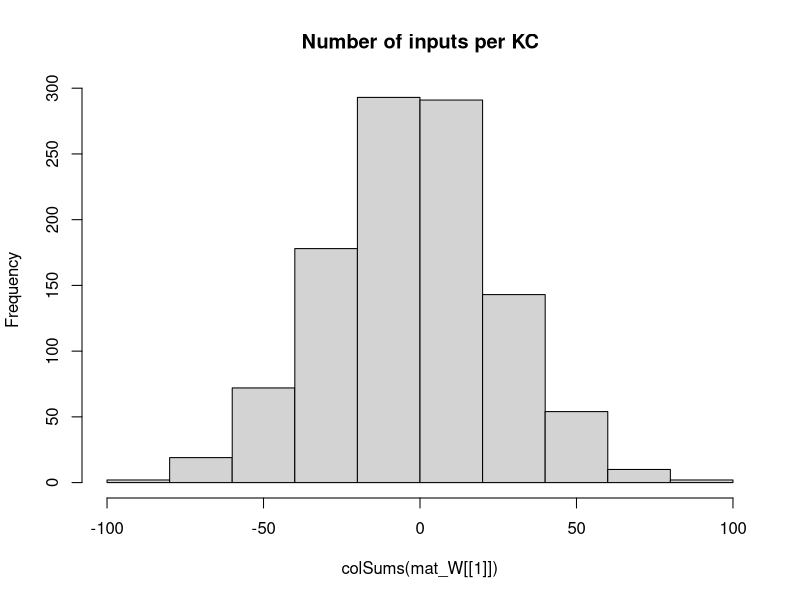

Write the R code that produced this figure. (Note: this script raises an error after producing the figure.)
## Development Code for Willsaw NN image recognition of zfish larva
## KL 2021
## I will implement a MB random kernel NN as in my Ant Navigation paper 
## This Files Trains the weights of  2 Layer Net : Random Expansion Feature Layer (Random Kernel Trick) -> Perceptron Output neuron 
## The connections in L1 Random Sparse Net are data independent, while L2 wights are trained via +ve larva head template samples to filter patterns that look like larva
## The input images are labeled as Fish and non fish according to the folder they are placed.
# Output is saved as pgm images which are then loaded by tracker software so as to implemend the simple classifier net implemended here 

library("pixmap")
library("yaml")



## Initialize the random Weight vector of an L1 (KC) neuron  
init_random_W3 <- function(m, p){
  m <- rnorm(NROW(m),0.0,sd=1) ## larger SD sizes make learning divergent ///#runif(NROW(m))/(10*NROW(m)) ##Weak Synapses
  return (m)
}


## Initialize the random Weight vector of an L1 (KC) neuron  
init_random_W2 <- function(m, p){
  # Draw random Number N of Sampled Inputs From Binomial
  #n <- rbinom(1,length(m),p)
  ## Set N random synapses as inputs to KC
  #idx <- sample(1:length(m),n)
  m <- rnorm(NROW(m),0,sd=1) ## larger SD sizes make learning divergent ///#runif(NROW(m))/(10*NROW(m)) ##Weak Synapses
  ## Likely Stronger Subset
  #m[idx] <- 1#/length(m) #runif(n)/(10*length(m)) #1/NROW(m)
  #print(length(m))
  return (m)
}


## Initialiaze the random Weight vector of an L1 (KC) neuron  
init_sparse_W <- function(m,p){
  # Draw random Number N of Sampled Inputs From Binomial
  n <- rbinom(1,length(m),p)
  ## Set N random synapses as inputs to KC
  idx <- sample(1:length(m),n)
  #m <- runif(NROW(m))/(1000000*NROW(m)) ##Weak Synapses
  ## Likely Stronger Subset
  m[idx] <- 1#/length(m) #runif(n)/(10*length(m)) #1/NROW(m)
  #print(length(m))
  return (m)
}


## Sigmoid//logistic Transfer Function
N_transfer <- function(activation)
{
  return (1/(1 + exp(-activation) ))
}


## Derivative Sigmoid/logistic Transfer Function
N_transfer_D <- function(activation)
{
  return (N_transfer(activation)*(1-N_transfer(activation)) )
}

## Neural Actvation for a layer with Weitgh Matrix W and Input matrix of col vectors -
#  vector of Biases B - This is to a matrix to operate overall all input activations over Inputs in order 
N_activation <- function(X,W,B)
{
  ## If more Than Half input units (based on Avg inputs) is active - then activate KC
  
  #  if ( sum(X) > KC_THRES )
  #    return (1)
  # else
  mat_B <- matrix(B,ncol=ncol(X),nrow=length(B) )
  ## Bias is just another W attached to a fixed Input 1
  return (W%*%X + mat_B)
}

## Copies A Smaller Matrix To the Middle of a larger one - (Pasting Image on larger canvas)
matrix_paste <- function(src,target)
{
  x_offset <- round((ncol(target)- ncol(src))/2 )
  y_offset <- round((nrow(target)- nrow(src))/2 )
  target[ (1+y_offset):(y_offset+nrow(src)),(1+x_offset):(x_offset+ncol(src))] <-src
  return(target)
}


sparse_binarize <- function(X,INPUT_SPARSENESS)
{
  ## Binarize Input Image / Set Sparsensess ##
  pxsparse = 1.0
  thres_bin = mean(X)
  max_iter = 100
  
  while (pxsparse > INPUT_SPARSENESS & max_iter > 0)
  {
    X_bin <-  as.numeric(X > thres_bin)
    pxsparse <- sum(as.numeric(X_bin[X_bin > 0]))/length(X_bin)
    thres_bin = thres_bin + 0.01;
    max_iter = max_iter + 1
  }
  
  
  ##message("Input Sparseness:",pxsparse)
  
  return(X_bin)
}




makeInputMatrix <- function(img_list,inmat_W)
{
  
  ## TRAIN /TEST ##
  img_list <- img_list[,1]
 
  
  
  ## Matrix Of  image Input Vectors  
  mat_X = matrix(0,nrow=ncol(inmat_W[[1]]),ncol=length(img_list) )
  fileidx <- 0
  for (in_img in img_list)
  {
    fileidx= fileidx + 1
    
    imgT <- read.pnm(as.character(in_img) )
    mat_img <- getChannels(imgT)  ## Converted 0..1 real
    X <- as.vector(mat_img)
    ### Add Fixed input 1 - To operate As Adjustable Bias for each input   
    ##X[length(X)] <- 1 # c(as.vector(mat_img),1)
    
    ##message(in_img," Input Dim:", dim(mat_img)[1],"x",dim(mat_img)[2],"=",dim(mat_img)[2]*dim(mat_img)[1])
    
    if (length(X) > n_top_px)
    {
      warning("input sample too big - skipping")
      next
    }
    
    ## If Loaded image is Smaller than INput - Then Resize (paste into) larger Matrix to fit
    if (length(X) < n_top_px)
    {
      ##message("input sample Smaller than Canvas - pasting")
      mat_t <- matrix(0,nrow=img_dim[1],ncol=img_dim[2])
      mat_img <- matrix_paste(mat_img,mat_t)
      ##message("Converted  Dim:", dim(mat_img)[1],"x",dim(mat_img)[2],"=",dim(mat_img)[2]*dim(mat_img)[1])
    }
    
    ##mypic = new("pixmapGrey", size=dim(mat_img),grey = mat_img);plot(mypic)
    ## Convert to Col Vector
    ##X <- sparse_binarize(as.vector(mat_img),INPUT_SPARSENESS)
    X <- as.vector(mat_img)
    
    dim(X) <- c(length(X),1) ## Make into Col Vector
    
    if (length(X) > n_top_px)
    {
      warning(in_img,"Image Too large. Skipping")
      next
    }
    
    stopifnot(length(mat_X[,fileidx]) ==length(X) ) 
    mat_X[,fileidx] <- X # Save In Vector to MAtrix
    
  }## Load All Input Vectors Into Matrix X
  
  return(mat_X)
} ##Make INput List



### EXPORT MAtrix to YAML for !!opencv-matrix##
matrixToYamlForOpenCV <- function(mat)
{
  ##!!opencv-matrix
  strHeader <- "!!opencv-matrix\n rows: %d\n cols: %d\n dt: f\n data:["
  ## Matrix Will Be saved Transposed Because Data serial Reading Order is by row in OpenCV while Here Serialization is By Column
  strHeader <- sprintf(strHeader,nrow(mat),ncol(mat))
  strData = ""
  lineWidth = 100#min(100,length(mat))
  
  ## COMMENTED OUT AS SUDDENLY as.yaml started adding new Lines in data automatically - The following routine does this manually
  # ##Long Strings Need to be broken by New Lines otherwise OPENCV FIle Storage FAils
  # if (length(mat) > lineWidth){
  #   fcon<- tempfile("matrixYaml")
  #   
  #   ## Need to export To TEMP file as string Concat Is too SLOW
  #   for (i in seq(1,length(mat),lineWidth) ){
  #     write(mat[i:min(i+lineWidth-1,length(mat)-1)], file = fcon,ncolumns = 100, append = TRUE, sep = ", ")
  #     ##cat(",",file = fcon, append = TRUE,fill=FALSE)
  #     #strData = paste0(strData, toString(mat[i:min(i+lineWidth,length(mat))],"\n",width=0))
  #   }
  #   ## Join  All Lines Back INto One String - With Newlines and Commas and Intendation
  #   #strData = noquote()
  #   strData = noquote(paste0(
  #                     readLines(con = fcon, n = -1L, ok = TRUE, warn = TRUE, skipNul = FALSE, encoding = "UTF-8"),
  #                            collapse=",\n         ")) ##
  #   #class(strData) <- "verbatim"
  # }else
    
  ## Need to TransposeBecause Data serial Reading Order is by row in OpenCV while Here Serialization is By Column
  strData = toString(t(mat))
  
  
  strRet=  noquote(paste0(strHeader,strData,"]")) 
  
  
  ##Character vectors that have a class of ‘verbatim’ will not be quoted in the output YAML 
  class(strRet) <- "verbatim"
  ##class(strRet) <- "verbatim"
  #write(strRet,file = fcon)  
  return(noquote(strRet) )
}




## Process 2 Layer Network - Return Last Node Output produced for each input image
## Note : Input Layer Is Simplified - No activation function needed or Bias - Input image intentities are taken as activations
## Target_output is vector of desired output for each output Neuron these I chose to be L2_1=1 (Fish) L2_2=1 (Non Fish)
net_proc_images_batch <- function(mat_X,inmat_W,inLayer_Bias,mat_Y,learningRate = 0.0)  
{
  
  L_X     <- list() ## Output Of Layer k
  L_A     <- list() ## Activation of  Layer k
  L_delta <- list()  ## Delta is the "cost attributable to (the value of) that node". 
  L2_out <- list()
  
  scaledEta = learningRate/ ncol(mat_X)
  outError = 0 #'Mean Sq Error Of File Batch'

    ##Input Layer Is Simplified - No activation function needed or Bias - Input image intentities are taken as activations
    ## Due to R hell with numbers ecoming Factors I need to do this tricl
    
    ##Target_output <- mat_Y[fileidx,] 
     
    ## Forward Propagation ##
    ##mat_X[1,] = 1 ## Add COnst Input so W_i operates as a Bias IxW 
   ##  matrix of output Col vectors correspond to output
    for (l in 1:(N_Layers+1) )
    {
      if (l == 1) ## 1st Layer is INput 
      {
        ##Activation 
        L_A[[1]] <- mat_X
        L_X[[1]] <- mat_X##N_transfer(X-0.5)
        
      }else
      {
        #L_X[[l-1]][1,] = 1 ##No Need - Removed for TEST/ Add COnst Input so W_i operates as a Bias IxW
        ## Idx k for Bias and W are advanced +1 - 
        L_A[[l]] <- N_activation(L_X[[l-1]], inmat_W[[l-1]], inLayer_Bias[[l-1]] )
        
        L_X[[l]] <- N_transfer( L_A[[l]])
        
      }
    }
    MSQError =  sum(((mat_Y) - L_X[[N_Layers+1]] )^2)/ ncol(mat_X)

    ## Note Indexes L_X and mat/biases are off by one because LX_1 is considerened an input layer, while neural layer is l=2
    
    ### Back Propagation ###
    for (l in (N_Layers):1 )
    {
      ##On Output Layer
      if (l == (N_Layers))
      {
        ## Element Wise Product (hadamart Product)   // SIGMOID * COST_Derivative ( squared error cost function wrt activations)
        L_delta[[l]] <- ( N_transfer_D( L_X[[l+1]] )   * (L_X[[l+1]] - mat_Y)) ##*N_transfer_D(L_X[[l]])
      }else{
        #L_delta[[l]] <- L_delta[[l+1]] %*% t(mat_W[[l]])*N_transfer_D(L_X[[l]])
        L_delta[[l]] <-   t(t(L_delta[[l+1]]) %*%(inmat_W[[l+1]])*t(N_transfer_D( L_X[[l+1]] )))    ## %*% t(N_transfer_D(L_X[[l-1]]) )
      }
      
      dE <- (L_delta[[l]])%*%t(L_X[[l]])  ##Instead of L_A[
      dW <- (scaledEta)*dE 
      ##Add average change over batch samples
      inmat_W[[l]] <- inmat_W[[l]] -  dW ##length(img_list)

      ## Error Non-Conform
      inLayer_Bias[[l]] <- inLayer_Bias[[l]] - rowSums( scaledEta*(L_delta[[l]]) )  
      ##if (l==1)
      ##  hist(dW)
    }
    
    #hist(Layer_Bias[[1]])
    #if (fileidx %% 10 == 0)  
    #  hist(inmat_W[[1]], main="After")
    
    
    ## Forward Propagation ## 
    # L1 <- N_transfer(N_activation(mat_X, inmat_W[[1]],inmat_B[[1]]  ) ) ## v_Layer_Bias[i] matrix(rep(,nrow(mat_X)),nrow=nrow(mat_X) )  
    # ## L2 matrix of output Col vectors correspond 
    # L2 <-  N_transfer(N_activation(L1,inmat_W[[2]] ,  inmat_B[[2]] )  )  
    # 
    # MSQError =  sum(((mat_Y) - L2 )^2)/ ncol(mat_X)
    # 
    ## Forward Propagation ##
    ##  matrix of output Col vectors correspond to output
    for (l in 1:(N_Layers+1) )
    {
      if (l == 1) ## 1st Layer is INput 
      {
        ##Activation 
        L_A[[1]] <- mat_X
        L_X[[1]] <- mat_X ##N_transfer(X-0.5)
        
      }else
      {
        L_A[[l]] <- N_activation(L_X[[l-1]], inmat_W[[l-1]], inLayer_Bias[[l-1]] )
        stopifnot(!any(is.nan( L_A[[l]]))) ##Check LAST W update did not cause NAN
        L_X[[l]] <- N_transfer( L_A[[l]])
        stopifnot(!any(is.nan(L_X[[l]]))) ##Check For NAN
      }
    }
    MSQError =  sum(((mat_Y) - L_X[[N_Layers+1]] )^2)/ ncol(mat_X)
    
    
    
    
    ##message("Recognition Output for Img ",in_img," is F:",L_X[[3]][1]," non-F:",L_X[[3]][2]," Active KC:",L2_out[[fileidx]]$KC_active/N_KC )
    #dim(X) = img_dim##dim(mat_img)
    
    
    #image(X_bin)
    #title(main = paste(in_img,strRes," R:",L2_Neurons_out[1]-L2_Neurons_out[2]), font.main = 4)
  
  
  lout <- list(X=mat_X,
               W=inmat_W,
               B=inLayer_Bias,
               output= L_X[[N_Layers+1]],
               outputActivation= L_A[[N_Layers+1]],
               Target=mat_Y,
               #out=data.frame( do.call(rbind,L2_out ) ),
               MSQError=MSQError )
  
  #MSQError =  sum(((mat_Y) - L2)^2)/nrow(mat_X)
  
  return(lout  )
}



img_dim <- c(38,28)

dInitialLearningRate    <- dLearningRate <- 0.0001
n_top_px <- img_dim[2]*img_dim[1]
N_KC = round(n_top_px*5) ## Number of Kenyon Cells (Input layer High Dim Coding)
#N_SYN_per_KC <- 50 NOT USED  #ONLY FOR L1-2  n_top_px/500 ## Number of pic Features each KC neuron Codes for
#KC_THRES <- N_SYN_per_KC*0.25 ## Number of INput that need to be active for KC to fire/Activate
#v_Layer_N2 <- c(n_top_px, N_KC, 2)
###THESE SETTINGS L=5 (500,300,100,20, 2) WORKED WITH eta=10e-4
#v_Layer_N <- c(n_top_px, 500,300,100,20, 2) ##number of Units per layer (assume fully connected with Normal Dist of Strength)
v_Layer_N <- c(n_top_px, 750,500,300,200,100,20, 2) ##number of Units per layer (assume fully connected with Normal Dist of Strength)
N_Layers <- length(v_Layer_N)-1
#v_Layer_CON <- c(N_SYN_per_KC/n_top_px,)
Layer_Bias <- list() ## Number of INput that need to be active for Neuron to fire/Activate
INPUT_SPARSENESS = 0.25


batchSize = 222 # Number of Training IMages for Each Learning Episode (which will define error graident )
Nbatches = 1500 ## Number of random batchs (of size batchSize) to repeat training over
trainingN = 100 ## Training Cycles For Each Batch



mat_W <<- list() # List Of Weight Matrices

## Make Sparse Random Synaptic Weight matrix Selecting Inputs for each KC
for (k in 1:N_Layers)
{
  mat_W[[k]] <- matrix(0,ncol=v_Layer_N[k],nrow=v_Layer_N[k+1])
  ## Init Random
  if (k==1)
    mat_W[[k]] <-t(apply(mat_W[[k]],1,init_random_W2,0)) ## ##t(apply(mat_W[[k]],1,init_sparse_W,N_SYN_per_KC/n_top_px)) ##
  
  if (k==2)
    mat_W[[k]] <- t(apply(mat_W[[k]],1,init_random_W2,0)) ##
  
  if (k>=3)
    mat_W[[k]] <- t(apply(mat_W[[k]],1,init_random_W3,0)) ##
  
    
  Layer_Bias[[k]] <- matrix(1,ncol=1,nrow=v_Layer_N[k+1] )  #rep(1,) ## Initialiaze Neural Biases
}

#hist(mat_W[[3]])
hist(colSums(mat_W[[1]]),main="Number of inputs per KC")

##Layer 2 (Output Perceptron)
#L2_Neurons <<- 2

### RUN BATCH TRAINING ###
## Apply Input Image ##
## list training files 
setwd("/home/kostasl/workspace/zebrafishtrack/Rplots")
sPathTrainingSamples="../img/trainset/fish"
sPathTrainingSamplesB="../img/trainset/fish_B"
sPathTrainingSamples_small="../img/trainset/fish_camA"
sPathTrainingNonSamples="../img/trainset/nonfish/"
sPathTrainingNonSamplesB="../img/trainset/nonfish_B/"
sPathTestingSamplesFish="../img/fish/"
sPathTestingSamplesNonFish="../img/nonfish/"


#load(file="fishNetL3.RData")
#load(file=paste0("fishNetL",5,"-B.RData"))

img_list_train_fish =  cbind(files=list.files(path=sPathTrainingSamples,pattern="*pgm",full.names = T),F=1,NF=0)
img_list_train_fishB =  cbind(files=list.files(path=sPathTrainingSamplesB,pattern="*pgm",full.names = T),F=1,NF=0)
img_list_train_fish_camA =  cbind(files=list.files(path=sPathTrainingSamples_small,pattern="*pgm",full.names = T),F=1,NF=0) 
img_list_test_fish = cbind(files=list.files(path=sPathTestingSamplesFish,pattern="*pgm",full.names = T),F=1,NF=0)
img_list_train_nonfish =   cbind(files=list.files(path=sPathTrainingNonSamples,pattern="*pgm",full.names = T),F=0,NF=1)
img_list_train_nonfishB =   cbind(files=list.files(path=sPathTrainingNonSamplesB,pattern="*pgm",full.names = T),F=0,NF=1)
img_list_test_nonfish =  cbind(files=list.files(path=sPathTestingSamplesNonFish,pattern="*pgm",full.names = T),F=0,NF=1)

## A Small Sample set for Testing the Algorithm Discrimiation between X and 1 
img_list_train_ones <-  cbind(files=list.files(path="../img/trainset/ones/",pattern="*pgm",full.names = T),F=1,NF=0)
img_list_train_X <-  cbind(files=list.files(path="../img/trainset/X/",pattern="*pgm",full.names = T),F=0,NF=1)

img_list_debug_f <-  cbind(files=list.files(path="../img/debug/fish/",pattern="*pgm",full.names = T),F=1,NF=0)
img_list_debug_nf <-  cbind(files=list.files(path="../img/debug/nonfish/",pattern="*pgm",full.names = T),F=0,NF=1)


img_list_all <- rbind.data.frame(img_list_train_fish,
                                 img_list_train_fishB,
                                 img_list_train_fish_camA,
                                 img_list_test_fish,
                                 img_list_train_nonfish,
                                 img_list_train_nonfishB,
                                 img_list_test_nonfish,stringsAsFactors = FALSE) #
#img_list_train <- rbind.data.frame(img_list_train_fish,img_list_test_fish,img_list_train_nonfish,img_list_train_nonfish,stringsAsFactors = FALSE)
#img_list_test=  list.files(path=sPathTestingSamples,pattern="*pgm",full.names = T) Samples ##


img_list_train <- rbind.data.frame(img_list_train_fish,
                                   img_list_train_fishB,
                                   img_list_train_fish_camA,
                                   img_list_train_nonfish,
                                   img_list_train_nonfishB, stringsAsFactors = FALSE) #
#img_list_train <- rbind.data.frame(img_list_train_ones,img_list_train_X)
#img_list_all <- rbind.data.frame(img_list_train_fish,stringsAsFactors = FALSE)
#img_list_train <-  rbind.data.frame(img_list_debug_f,img_list_debug_nf)


lFitError <- list()
dfitRecord <- data.frame()

vTrainingError <- vector()
## Subset INput LIst Into Batches
rIdx = 1

### Start Main FishNet TRAINING LOOP ###
for (b in 1:Nbatches)
{
  ##Make Matrix -For All net inputs
  ## Balance Random Batch Sample Equally between Classes  ##
  img_list_suffled <- img_list_train[sample(1:nrow(img_list_train)),] #rbind.data.frame((img_list_train[img_list_train$F == 1,])[sample(1:(batchSize/2)),] , (img_list_train[img_list_train$NF == 1,])[sample(1:(batchSize/2)),] )
  ##Select Subset Batch
  img_list_suffled <- head(img_list_suffled,batchSize)
  
  mat_X <- makeInputMatrix(img_list_suffled,mat_W)
  
  label_list <-cbind.data.frame(F=(img_list_suffled[,2]),NF=(img_list_suffled[,3]) )##Target output/labels
  mat_Y <- t(apply(as.matrix(label_list),2,strtoi))  

  message("~~~~ Learning Rate: ",dLearningRate)

  
  for (i in 1:trainingN)
  {  
    
    #dLearningRate    <- dInitialLearningRate/i
    
    
    # TRAIN On Fish 
    dnetout <- net_proc_images_batch(mat_X, mat_W, Layer_Bias, mat_Y, dLearningRate )
    mat_W   <<- dnetout$W
    mat_B   <<- dnetout$B

    #message(fileidx,". MSQERR:",MSQError,"  ", L2_out[[fileidx]]$L2_F, "-", L2_out[[fileidx]]$L2_NF, " ERR: ", L2_out[[fileidx]]$Err ," ",in_img)
    ## Evaluate Fraction Correct - Check If Fish Out Neuron Is Maximum - Compare to Target Vector 
    vclassOut <- apply(dnetout$output,2,function(x){ if(which(x== max(x) )==2) return(0) else return(1) })
    fractCorrect <- sum(dnetout$Target[1,] == vclassOut)/length(vclassOut)
    
    message(rIdx,". MSQERR:",dnetout$MSQError,", % Correct: ",fractCorrect)
  

    vTrainingError[rIdx] = dnetout$MSQError  #plot(unlist(dnetout$out$MSERR),main=paste(i,"Mean SQ Err"))
    rIdx = rIdx +1
    
    plot(vTrainingError,ylim=c(0.00001,1),type="l",log="y") #ylim=c(0,1)xlim=c(0,trainingN*Nbatches)
    
  }## Repeated Training On Batch 
  
  ##Mark End Of Batch
  points(length(vTrainingError),tail(vTrainingError,1),ylim=c(0.00001,1),type="p",log="y") #ylim=c(0,1)xlim=c(0,trainingN*Nbatches)
} ## Different Batch Suffles  

save.image(file=paste0("fishNetL",N_Layers,"-C.RData"))

plot(c) #ylim=c(0,1)





### VALIDATE Calc Final Performance ###

##Select Subset Batch
img_list_suffled <-rbind.data.frame(img_list_debug_f,img_list_debug_nf)## img_list_train_nonfish#img_list_all[sample(1:nrow(img_list_all),50 ),] #img_list_test_nonfish #img_list_test_nonfish # ##img_list_all[sample(1:nrow(img_list_all),100 ),]# 
mat_X <- makeInputMatrix(img_list_suffled,mat_W)
label_list <-cbind.data.frame(F=(img_list_suffled[,2]),NF=(img_list_suffled[,3]) )##Target output/labels
mat_Y <- t(apply(as.matrix(label_list),2,strtoi))
# 
# ## TODO : Move this in Funct - Use One MAtrix For Net -Matrix Of Biases
# mat_B <- list()
# for (k in 1:N_Layers)
#   mat_B[[k]] <- matrix(Layer_Bias[[k]],ncol=ncol(mat_X),nrow=length(Layer_Bias[[k]]) )


dLearningRate    <- 0.0
# TRAIN On Fish 
#for (i in 1:1000)
#{
  dnetoutV <- net_proc_images_batch(mat_X, mat_W, Layer_Bias, mat_Y, dLearningRate )
  mat_W <-      dnetoutV$W
  Layer_Bias <- dnetoutV$B
  vclassOut <- apply(dnetoutV$output,2,function(x){ if(which(x== max(x) )==2) return(0) else return(1) })
  fractCorrect <- sum(dnetoutV$Target[1,] == vclassOut)/length(vclassOut)
  
  message("~~~~~~~~~ Validation. MSQERR:",dnetoutV$MSQError,", % Correct: ",fractCorrect," ~~~~~~~~~~~~~")
#}

  
hist(dnetoutV$Target - N_transfer( dnetoutV$output) )




## FOR EXPORT MATRICES TO YAML SO THEY CAN BE LOADED INTO TRACKER  ##
fishNet <- list(NLayer=length(dnetout$W))
for (l in 1:fishNet$NLayer)
{
  fishNet[[paste0("LW",as.character(l))]] = dnetout$W[[l]]
  fishNet[[paste0("LB",as.character(l))]] = dnetout$B[[l]]
  attr(fishNet[[paste0("LW",as.character(l))]], "tag") <- "!!opencv-matrix" ##Adding tags Also Change The Header to Verbatim, which does not work in OPENCV
  attr(fishNet[[paste0("LB",as.character(l))]], "tag") <- "!!opencv-matrix" ##Adding tags Also Change The Header to Verbatim, which does not work in OPENCV
}



#fishNet <- list(LW1=Layer_Bias[[2]]
#)
## EXPORT TO YAML FOR OPENCV - Custom/hacked exporter routine specific to OPENCV
  #filename <- paste0("fishNet_L",N_Layers,".yml")
  filename <- paste0("fishNet.yml")
  con <- file(filename, "w")
  message("Exporting to YAML-Wait for it , this may take a while...")
  write("%YAML:1.0",con) ##Header Is necessary For OPENCV 
  ## Indentation Needs to be 3
  str_yaml<- noquote(as.yaml(fishNet, handlers=list(matrix=matrixToYamlForOpenCV), line.sep="\n",indent=3,unicode=F))
  #  CLEAN UP String FRom Escape Chars
  ## the Var Type tag !!opencv-matrix needs to be on same line as vairable Name - For OpenCV file store - FIX
  str_yaml <- gsub("\n  !!opencv-matrix","!!opencv-matrix",str_yaml,fixed = T)
  str_yaml <- gsub("\\n","\n",str_yaml,fixed = T)## Remove Escaped NewLines
  str_yaml <- gsub("\"","",str_yaml,fixed = T)#Remove Quates

  write(noquote(str_yaml),con,append=TRUE) ##Header Is necessary For OPENCV 
  close(con)





  
  
  
  
  
  
  
  ############## 


  
  
